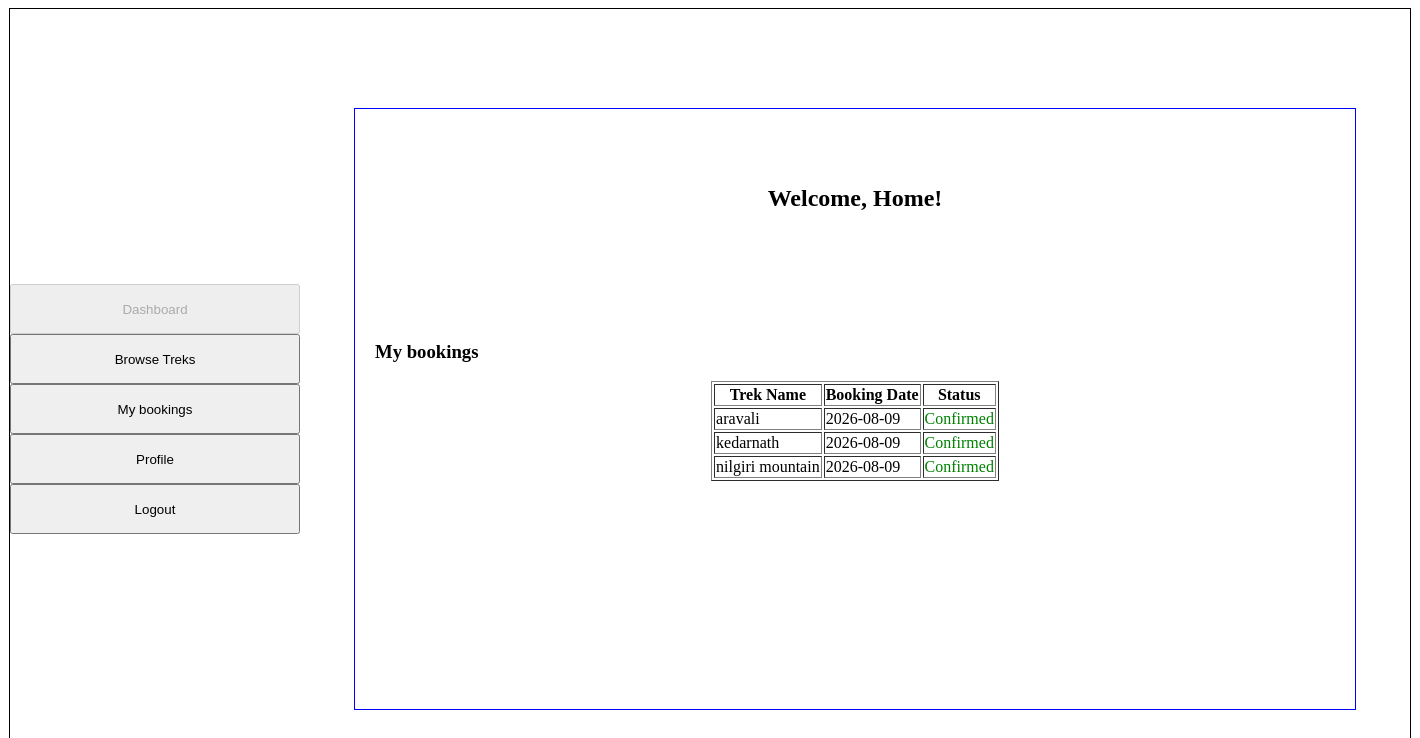
The page /trekker_dashboard (signed in) on the database its author committed.
### models.py (models this page shows)
class Booking(db.Model):
    __tablename__ = "bookings"
    booking_id = db.Column(db.Integer, primary_key=True)
    user_id = db.Column(db.Integer, db.ForeignKey("users.user_id"), nullable=False)
    trek_id = db.Column(db.Integer, db.ForeignKey("treks.trek_id"), nullable=False)
    booking_date = db.Column(db.Date, nullable=False)
    status = db.Column(db.String(20), nullable=False)

class Trek(db.Model):
    __tablename__ = "treks"
    trek_id = db.Column(db.Integer, primary_key=True)
    trek_name = db.Column(db.String(200), nullable=False)
    location = db.Column(db.String(100), nullable=False)
    difficulty = db.Column(db.String(50), nullable=False)
    duration = db.Column(db.String(50), nullable=False)
    start_date = db.Column(db.Date, nullable=False)
    end_date = db.Column(db.Date, nullable=False)
    total_slots = db.Column(db.Integer, nullable=False)
    available_slots = db.Column(db.Integer, nullable=False)
    status = db.Column(db.String(20), nullable=False)
    description = db.Column(db.String(500), nullable=False)
    assigned_staff_id = db.Column(db.Integer, db.ForeignKey("users.user_id"), nullable=True)
    bookings = db.relationship("Booking", cascade="all,delete", backref="trek")

### app.py (the view)
@app.route('/trekker_dashboard')
def trekker():
    current_user_id = session.get('user_id')
    available_treks = db.session.query(Trek).filter(
        Trek.status == "Open",
        Trek.available_slots > 0
    ).all()
    my_bookings = db.session.query(Booking, Trek)\
        .join(Trek, Booking.trek_id == Trek.trek_id)\
        .filter(Booking.user_id == current_user_id).all()
    return render_template("trekker_dashboard.html", treks=available_treks, bookings=my_bookings)

### templates/trekker_dashboard.html (shortened to what this page needs)
{% extends "base.html" %}
{% block sidebar %}
    <a href="/trekker_dashboard"><input type="button" value="Dashboard" style="width: 290px; height: 50px; margin: 0 auto;" disabled></a><br>
    <a href="/all_treks"><input type="button" value="Browse Treks" style="width: 290px; height: 50px; margin: 0 auto;"></a><br>
    <a href="/my_bookings"><input type="button" value="My bookings" style="width: 290px; height: 50px; margin: 0 auto;"></a><br>
    <a href="/profile_trekker"><input type="button" value="Profile" style="width: 290px; height: 50px; margin: 0 auto;"></a><br>
    <a href="/logout"><input type="button" value="Logout" style="width: 290px; height: 50px; margin: 0 auto;"></a>
{% endblock %}
{% block content %}
<div class="usr-dash" style="padding: 20px;">
    <h2 style="text-align: center;">Welcome, Home!</h2>
    <br><br>
    <br><br><br>
    <h3>My bookings</h3>
    <table border="1px solid black" style="margin: 0 auto;">
        <tr>
            <th>Trek Name</th>
            <th>Booking Date</th>
            <th>Status</th>
        </tr>
        {% for b, t in bookings %}
        <tr>
            <td>{{ t.trek_name }}</td>
            <td>{{ b.booking_date }}</td>
            <td style="color: green;">{{ b.status }}</td>
        </tr>
        {% else %}
        <tr>
            <td colspan="4" style="color: red;">You have not booked any treks yet.</td>
        </tr>
        {% endfor %}
    </table>
</div>{% endblock %}

### rows shown on the page
Booking: trek_name "aravali", booking_date "2026-08-09", status "Confirmed"
Booking: trek_name "kedarnath", booking_date "2026-08-09", status "Confirmed"
Booking: trek_name "nilgiri mountain", booking_date "2026-08-09", status "Confirmed"
